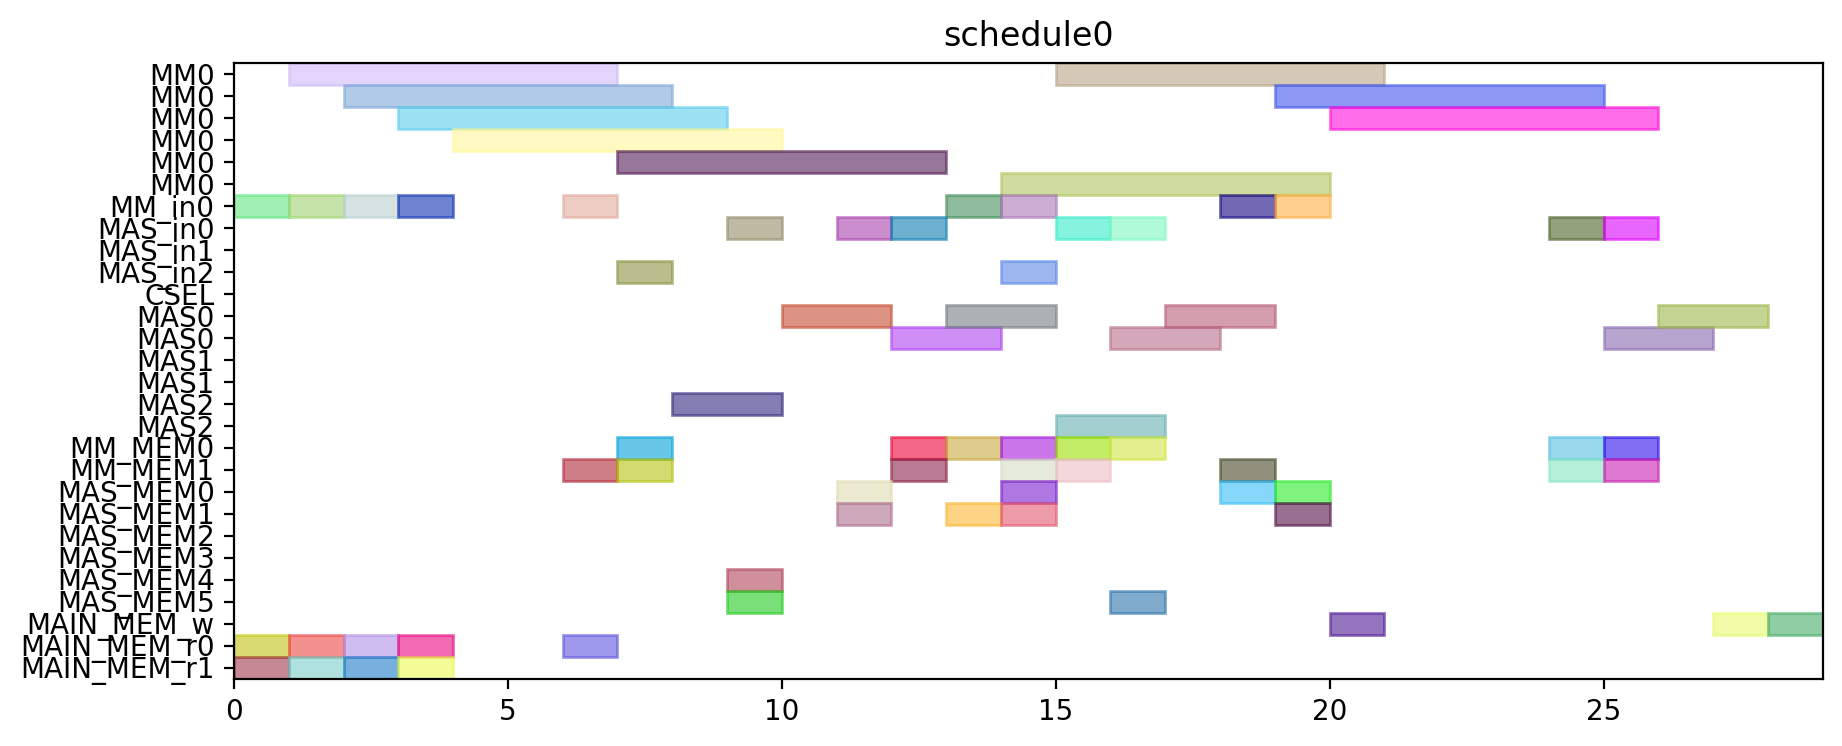

Source code (Python):
from pyschedule import Scenario, solvers, plotters, alt


def solve():
	horizon = 120
	S = Scenario("schedule0", horizon=horizon)

	# resource
	MM = S.Resources('MM', num=1, size=6)
	MM_in = S.Resources('MM_in', num=1)
	MAS_in = S.Resources('MAS_in', num=3)
	CSEL = S.Resource('CSEL')
	MAS = S.Resources('MAS', num=3, size=2, periods=range(1, horizon))
	MM_MEM = S.Resources('MM_MEM', num=2)
	MAS_MEM = S.Resources('MAS_MEM', num=6)
	MAIN_MEM_w = S.Resource('MAIN_MEM_w', size=1)
	MAIN_MEM_r = S.Resources('MAIN_MEM_r', num=2)

	# result of previous scheduling

	# new tasks
	t0 = S.Task('t0', length=6, delay_cost=1)
	t0 += alt(MM)
	t0_in = S.Task('t0_in', length=1, delay_cost=1)
	t0_in += alt(MM_in)
	S += t0_in*MM_in[0]<=t0*MM[0]
	t0_mem0 = S.Task('t0_mem0', length=1, delay_cost=1)
	t0_mem0 += MAIN_MEM_r[0]
	S += t0_mem0 <= t0

	t0_mem1 = S.Task('t0_mem1', length=1, delay_cost=1)
	t0_mem1 += MAIN_MEM_r[1]
	S += t0_mem1 <= t0

	t3 = S.Task('t3', length=6, delay_cost=1)
	t3 += alt(MM)
	t3_in = S.Task('t3_in', length=1, delay_cost=1)
	t3_in += alt(MM_in)
	S += t3_in*MM_in[0]<=t3*MM[0]
	t3_mem0 = S.Task('t3_mem0', length=1, delay_cost=1)
	t3_mem0 += MAIN_MEM_r[0]
	S += t3_mem0 <= t3

	t3_mem1 = S.Task('t3_mem1', length=1, delay_cost=1)
	t3_mem1 += MAIN_MEM_r[1]
	S += t3_mem1 <= t3

	t1 = S.Task('t1', length=6, delay_cost=1)
	t1 += alt(MM)
	t1_in = S.Task('t1_in', length=1, delay_cost=1)
	t1_in += alt(MM_in)
	S += t1_in*MM_in[0]<=t1*MM[0]
	t1_mem0 = S.Task('t1_mem0', length=1, delay_cost=1)
	t1_mem0 += MAIN_MEM_r[0]
	S += t1_mem0 <= t1

	t1_mem1 = S.Task('t1_mem1', length=1, delay_cost=1)
	t1_mem1 += MAIN_MEM_r[1]
	S += t1_mem1 <= t1

	t2 = S.Task('t2', length=6, delay_cost=1)
	t2 += alt(MM)
	t2_in = S.Task('t2_in', length=1, delay_cost=1)
	t2_in += alt(MM_in)
	S += t2_in*MM_in[0]<=t2*MM[0]
	t2_mem0 = S.Task('t2_mem0', length=1, delay_cost=1)
	t2_mem0 += MAIN_MEM_r[0]
	S += t2_mem0 <= t2

	t2_mem1 = S.Task('t2_mem1', length=1, delay_cost=1)
	t2_mem1 += MAIN_MEM_r[1]
	S += t2_mem1 <= t2

	t4 = S.Task('t4', length=6, delay_cost=1)
	t4 += alt(MM)
	t4_in = S.Task('t4_in', length=1, delay_cost=1)
	t4_in += alt(MM_in)
	S += t4_in*MM_in[0]<=t4*MM[0]
	t4_mem0 = S.Task('t4_mem0', length=1, delay_cost=1)
	t4_mem0 += MAIN_MEM_r[0]
	S += t4_mem0 <= t4

	t4_mem1 = S.Task('t4_mem1', length=1, delay_cost=1)
	t4_mem1 += alt(MM_MEM)
	S += (t2*MM[0])-1 < t4_mem1*MM_MEM[1]
	S += t4_mem1 <= t4

	t5 = S.Task('t5', length=2, delay_cost=1)
	t5 += alt(MAS)
	t5_in = S.Task('t5_in', length=1, delay_cost=1)
	t5_in += alt(MAS_in)
	S += t5_in*MAS_in[0]<=t5*MAS[0]

	S += t5_in*MAS_in[1]<=t5*MAS[1]

	S += t5_in*MAS_in[2]<=t5*MAS[2]

	t5_mem0 = S.Task('t5_mem0', length=1, delay_cost=1)
	t5_mem0 += alt(MM_MEM)
	S += (t0*MM[0])-1 < t5_mem0*MM_MEM[0]
	S += t5_mem0 <= t5

	t5_mem1 = S.Task('t5_mem1', length=1, delay_cost=1)
	t5_mem1 += alt(MM_MEM)
	S += (t0*MM[0])-1 < t5_mem1*MM_MEM[1]
	S += t5_mem1 <= t5

	t6 = S.Task('t6', length=2, delay_cost=1)
	t6 += alt(MAS)
	t6_in = S.Task('t6_in', length=1, delay_cost=1)
	t6_in += alt(MAS_in)
	S += t6_in*MAS_in[0]<=t6*MAS[0]

	S += t6_in*MAS_in[1]<=t6*MAS[1]

	S += t6_in*MAS_in[2]<=t6*MAS[2]

	t6_mem0 = S.Task('t6_mem0', length=1, delay_cost=1)
	t6_mem0 += alt(MAS_MEM)
	S += (t5*MAS[0])-1 < t6_mem0*MAS_MEM[0]
	S += (t5*MAS[1])-1 < t6_mem0*MAS_MEM[2]
	S += (t5*MAS[2])-1 < t6_mem0*MAS_MEM[4]
	S += t6_mem0 <= t6

	t6_mem1 = S.Task('t6_mem1', length=1, delay_cost=1)
	t6_mem1 += alt(MAS_MEM)
	S += (t5*MAS[0])-1 < t6_mem1*MAS_MEM[1]
	S += (t5*MAS[1])-1 < t6_mem1*MAS_MEM[3]
	S += (t5*MAS[2])-1 < t6_mem1*MAS_MEM[5]
	S += t6_mem1 <= t6

	t9 = S.Task('t9', length=2, delay_cost=1)
	t9 += alt(MAS)
	t9_in = S.Task('t9_in', length=1, delay_cost=1)
	t9_in += alt(MAS_in)
	S += t9_in*MAS_in[0]<=t9*MAS[0]

	S += t9_in*MAS_in[1]<=t9*MAS[1]

	S += t9_in*MAS_in[2]<=t9*MAS[2]

	t9_mem0 = S.Task('t9_mem0', length=1, delay_cost=1)
	t9_mem0 += alt(MM_MEM)
	S += (t0*MM[0])-1 < t9_mem0*MM_MEM[0]
	S += t9_mem0 <= t9

	t9_mem1 = S.Task('t9_mem1', length=1, delay_cost=1)
	t9_mem1 += alt(MM_MEM)
	S += (t4*MM[0])-1 < t9_mem1*MM_MEM[1]
	S += t9_mem1 <= t9

	t10 = S.Task('t10', length=2, delay_cost=1)
	t10 += alt(MAS)
	t10_in = S.Task('t10_in', length=1, delay_cost=1)
	t10_in += alt(MAS_in)
	S += t10_in*MAS_in[0]<=t10*MAS[0]

	S += t10_in*MAS_in[1]<=t10*MAS[1]

	S += t10_in*MAS_in[2]<=t10*MAS[2]

	t10_mem0 = S.Task('t10_mem0', length=1, delay_cost=1)
	t10_mem0 += alt(MM_MEM)
	S += (t4*MM[0])-1 < t10_mem0*MM_MEM[0]
	S += t10_mem0 <= t10

	t10_mem1 = S.Task('t10_mem1', length=1, delay_cost=1)
	t10_mem1 += alt(MM_MEM)
	S += (t4*MM[0])-1 < t10_mem1*MM_MEM[1]
	S += t10_mem1 <= t10

	t7 = S.Task('t7', length=2, delay_cost=1)
	t7 += alt(MAS)
	t7_in = S.Task('t7_in', length=1, delay_cost=1)
	t7_in += alt(MAS_in)
	S += t7_in*MAS_in[0]<=t7*MAS[0]

	S += t7_in*MAS_in[1]<=t7*MAS[1]

	S += t7_in*MAS_in[2]<=t7*MAS[2]

	t7_mem0 = S.Task('t7_mem0', length=1, delay_cost=1)
	t7_mem0 += alt(MAS_MEM)
	S += (t6*MAS[0])-1 < t7_mem0*MAS_MEM[0]
	S += (t6*MAS[1])-1 < t7_mem0*MAS_MEM[2]
	S += (t6*MAS[2])-1 < t7_mem0*MAS_MEM[4]
	S += t7_mem0 <= t7

	t7_mem1 = S.Task('t7_mem1', length=1, delay_cost=1)
	t7_mem1 += alt(MAS_MEM)
	S += (t6*MAS[0])-1 < t7_mem1*MAS_MEM[1]
	S += (t6*MAS[1])-1 < t7_mem1*MAS_MEM[3]
	S += (t6*MAS[2])-1 < t7_mem1*MAS_MEM[5]
	S += t7_mem1 <= t7

	t11 = S.Task('t11', length=2, delay_cost=1)
	t11 += alt(MAS)
	t11_in = S.Task('t11_in', length=1, delay_cost=1)
	t11_in += alt(MAS_in)
	S += t11_in*MAS_in[0]<=t11*MAS[0]

	S += t11_in*MAS_in[1]<=t11*MAS[1]

	S += t11_in*MAS_in[2]<=t11*MAS[2]

	t11_mem0 = S.Task('t11_mem0', length=1, delay_cost=1)
	t11_mem0 += alt(MAS_MEM)
	S += (t10*MAS[0])-1 < t11_mem0*MAS_MEM[0]
	S += (t10*MAS[1])-1 < t11_mem0*MAS_MEM[2]
	S += (t10*MAS[2])-1 < t11_mem0*MAS_MEM[4]
	S += t11_mem0 <= t11

	t11_mem1 = S.Task('t11_mem1', length=1, delay_cost=1)
	t11_mem1 += alt(MM_MEM)
	S += (t4*MM[0])-1 < t11_mem1*MM_MEM[1]
	S += t11_mem1 <= t11

	t8 = S.Task('t8', length=6, delay_cost=1)
	t8 += alt(MM)
	t8_in = S.Task('t8_in', length=1, delay_cost=1)
	t8_in += alt(MM_in)
	S += t8_in*MM_in[0]<=t8*MM[0]
	t8_mem0 = S.Task('t8_mem0', length=1, delay_cost=1)
	t8_mem0 += alt(MM_MEM)
	S += (t4*MM[0])-1 < t8_mem0*MM_MEM[0]
	S += t8_mem0 <= t8

	t8_mem1 = S.Task('t8_mem1', length=1, delay_cost=1)
	t8_mem1 += alt(MAS_MEM)
	S += (t7*MAS[0])-1 < t8_mem1*MAS_MEM[1]
	S += (t7*MAS[1])-1 < t8_mem1*MAS_MEM[3]
	S += (t7*MAS[2])-1 < t8_mem1*MAS_MEM[5]
	S += t8_mem1 <= t8

	new_PZ = S.Task('new_PZ', length=6, delay_cost=1)
	new_PZ += alt(MM)
	new_PZ_in = S.Task('new_PZ_in', length=1, delay_cost=1)
	new_PZ_in += alt(MM_in)
	S += new_PZ_in*MM_in[0]<=new_PZ*MM[0]
	S += 0<new_PZ

	new_PZ_w = S.Task('new_PZ_w', length=1, delay_cost=1)
	new_PZ_w += alt(MAIN_MEM_w)
	S += new_PZ <= new_PZ_w

	new_PZ_mem0 = S.Task('new_PZ_mem0', length=1, delay_cost=1)
	new_PZ_mem0 += alt(MM_MEM)
	S += (t1*MM[0])-1 < new_PZ_mem0*MM_MEM[0]
	S += new_PZ_mem0 <= new_PZ

	new_PZ_mem1 = S.Task('new_PZ_mem1', length=1, delay_cost=1)
	new_PZ_mem1 += alt(MAS_MEM)
	S += (t7*MAS[0])-1 < new_PZ_mem1*MAS_MEM[1]
	S += (t7*MAS[1])-1 < new_PZ_mem1*MAS_MEM[3]
	S += (t7*MAS[2])-1 < new_PZ_mem1*MAS_MEM[5]
	S += new_PZ_mem1 <= new_PZ

	t12 = S.Task('t12', length=2, delay_cost=1)
	t12 += alt(MAS)
	t12_in = S.Task('t12_in', length=1, delay_cost=1)
	t12_in += alt(MAS_in)
	S += t12_in*MAS_in[0]<=t12*MAS[0]

	S += t12_in*MAS_in[1]<=t12*MAS[1]

	S += t12_in*MAS_in[2]<=t12*MAS[2]

	t12_mem0 = S.Task('t12_mem0', length=1, delay_cost=1)
	t12_mem0 += alt(MM_MEM)
	S += (t0*MM[0])-1 < t12_mem0*MM_MEM[0]
	S += t12_mem0 <= t12

	t12_mem1 = S.Task('t12_mem1', length=1, delay_cost=1)
	t12_mem1 += alt(MAS_MEM)
	S += (t11*MAS[0])-1 < t12_mem1*MAS_MEM[1]
	S += (t11*MAS[1])-1 < t12_mem1*MAS_MEM[3]
	S += (t11*MAS[2])-1 < t12_mem1*MAS_MEM[5]
	S += t12_mem1 <= t12

	t13 = S.Task('t13', length=6, delay_cost=1)
	t13 += alt(MM)
	t13_in = S.Task('t13_in', length=1, delay_cost=1)
	t13_in += alt(MM_in)
	S += t13_in*MM_in[0]<=t13*MM[0]
	t13_mem0 = S.Task('t13_mem0', length=1, delay_cost=1)
	t13_mem0 += alt(MAS_MEM)
	S += (t12*MAS[0])-1 < t13_mem0*MAS_MEM[0]
	S += (t12*MAS[1])-1 < t13_mem0*MAS_MEM[2]
	S += (t12*MAS[2])-1 < t13_mem0*MAS_MEM[4]
	S += t13_mem0 <= t13

	t13_mem1 = S.Task('t13_mem1', length=1, delay_cost=1)
	t13_mem1 += alt(MAS_MEM)
	S += (t9*MAS[0])-1 < t13_mem1*MAS_MEM[1]
	S += (t9*MAS[1])-1 < t13_mem1*MAS_MEM[3]
	S += (t9*MAS[2])-1 < t13_mem1*MAS_MEM[5]
	S += t13_mem1 <= t13

	t14 = S.Task('t14', length=6, delay_cost=1)
	t14 += alt(MM)
	t14_in = S.Task('t14_in', length=1, delay_cost=1)
	t14_in += alt(MM_in)
	S += t14_in*MM_in[0]<=t14*MM[0]
	t14_mem0 = S.Task('t14_mem0', length=1, delay_cost=1)
	t14_mem0 += alt(MAS_MEM)
	S += (t12*MAS[0])-1 < t14_mem0*MAS_MEM[0]
	S += (t12*MAS[1])-1 < t14_mem0*MAS_MEM[2]
	S += (t12*MAS[2])-1 < t14_mem0*MAS_MEM[4]
	S += t14_mem0 <= t14

	t14_mem1 = S.Task('t14_mem1', length=1, delay_cost=1)
	t14_mem1 += alt(MM_MEM)
	S += (t3*MM[0])-1 < t14_mem1*MM_MEM[1]
	S += t14_mem1 <= t14

	new_PY = S.Task('new_PY', length=2, delay_cost=1)
	new_PY += alt(MAS)
	new_PY_in = S.Task('new_PY_in', length=1, delay_cost=1)
	new_PY_in += alt(MAS_in)
	S += new_PY_in*MAS_in[0]<=new_PY*MAS[0]

	S += new_PY_in*MAS_in[1]<=new_PY*MAS[1]

	S += new_PY_in*MAS_in[2]<=new_PY*MAS[2]

	S += 0<new_PY

	new_PY_w = S.Task('new_PY_w', length=1, delay_cost=1)
	new_PY_w += alt(MAIN_MEM_w)
	S += new_PY <= new_PY_w

	new_PY_mem0 = S.Task('new_PY_mem0', length=1, delay_cost=1)
	new_PY_mem0 += alt(MM_MEM)
	S += (t8*MM[0])-1 < new_PY_mem0*MM_MEM[0]
	S += new_PY_mem0 <= new_PY

	new_PY_mem1 = S.Task('new_PY_mem1', length=1, delay_cost=1)
	new_PY_mem1 += alt(MM_MEM)
	S += (t13*MM[0])-1 < new_PY_mem1*MM_MEM[1]
	S += new_PY_mem1 <= new_PY

	new_PX = S.Task('new_PX', length=2, delay_cost=1)
	new_PX += alt(MAS)
	new_PX_in = S.Task('new_PX_in', length=1, delay_cost=1)
	new_PX_in += alt(MAS_in)
	S += new_PX_in*MAS_in[0]<=new_PX*MAS[0]

	S += new_PX_in*MAS_in[1]<=new_PX*MAS[1]

	S += new_PX_in*MAS_in[2]<=new_PX*MAS[2]

	S += 0<new_PX

	new_PX_w = S.Task('new_PX_w', length=1, delay_cost=1)
	new_PX_w += alt(MAIN_MEM_w)
	S += new_PX <= new_PX_w

	new_PX_mem0 = S.Task('new_PX_mem0', length=1, delay_cost=1)
	new_PX_mem0 += alt(MM_MEM)
	S += (t14*MM[0])-1 < new_PX_mem0*MM_MEM[0]
	S += new_PX_mem0 <= new_PX

	new_PX_mem1 = S.Task('new_PX_mem1', length=1, delay_cost=1)
	new_PX_mem1 += alt(MM_MEM)
	S += (t14*MM[0])-1 < new_PX_mem1*MM_MEM[1]
	S += new_PX_mem1 <= new_PX

	solvers.mip.solve(S,msg=1,kind='CPLEX',ratio_gap=1.01)

	solution = [['hoge']*len(S.solution()[1]) for i in range(len(S.solution()))]
	for i in range(len(S.solution())):
		for j in range(len(S.solution()[i])):
			solution[i][j]=str(S.solution()[i][j])
	print(solution)

	cycles = int(solution[-1][3])

	pic_file_name = "/mnt/rose/usr1/fukuda/ABE/multiRAM_multiMAS_16mux/scheduling_result/stage6MM1_stage2MAS3/EP_DBL_A_0/schedule0.png"
	if(S.solution() != []):
		plotters.matplotlib.plot(S,img_filename=pic_file_name, show_task_labels=False, fig_size=(cycles*0.25+3, 4))

	return solution
